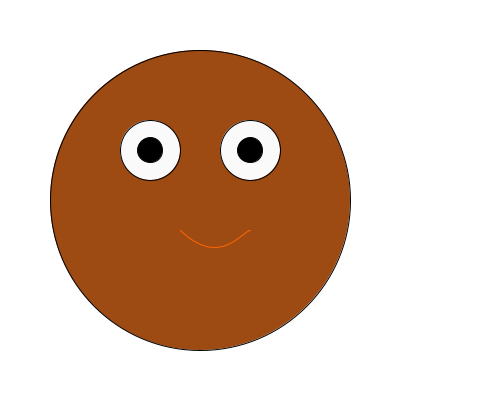
Frame 1 (no input)
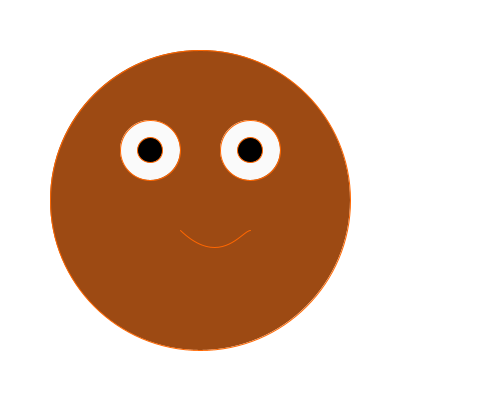
Frame 60 (the mouse pressed at the canvas centre just before this capture)
Frame 120 (the mouse held since frame 60 and released just before this capture): identical to frame 60, image omitted

The Processing sketch that drew these frames (run headless with seeded random() and noise(); from frame 60 on, the mouse is pressed at the canvas centre):

// Processing sketch: processing_89543
// ── processing_89543.pde

void setup(){
  size(480,400);
  smooth();
}

void draw(){
  background(255,120); 
  fill (157,74,19);
  ellipse (200,200,300,300); //head
  fill (250,250,250);
  ellipse (250,150, 60, 60); //right eye
     ellipse (150,150, 60, 60);//left eye
     fill (0,0,0);
     ellipse (150, 150, 50/2, 50/2); //left pupil
      fill (0,0,0);
     ellipse (250, 150, 50/2, 50/2); //right pupil 
     noFill();
stroke(255, 102, 0);
curve(10, .5, 180, 230, 250, 230, 230, 230);
}
